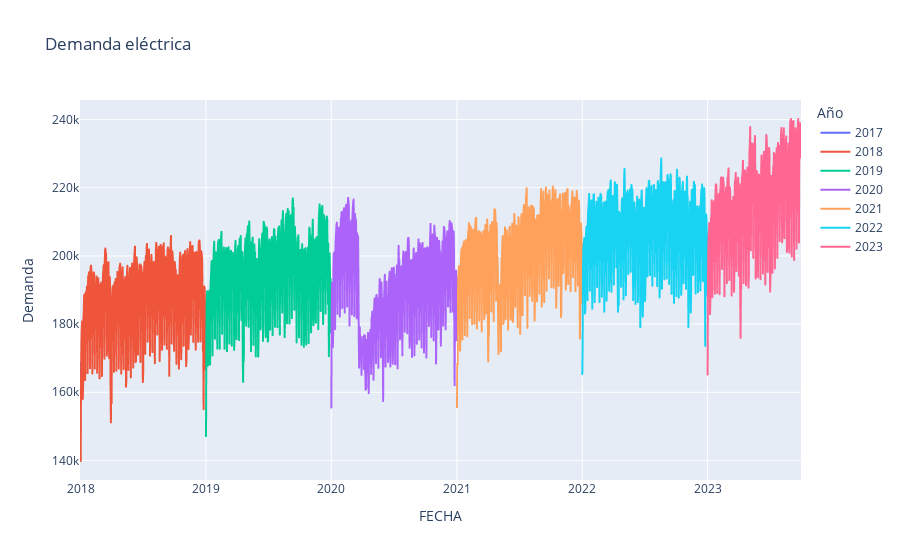

The notebook cell this image was saved under:
### Code cell
# Graficar Demanda....

df['Año'] = df['FECHA'].dt.year

# Crear un gráfico de serie temporal con Plotly
fig = px.line(df, x='FECHA', y='Demanda_SIN', color='Año',
              title='Demanda eléctrica',
              labels={'Demanda_SIN': 'Demanda'})

# Mostrar el gráfico
fig.show()

### Figure 1 — Plotly figure (JSON) as saved in the notebook; plotly's stock layout.template omitted (floating-point values rounded to 4 significant figures; data arrays with more than 128 entries replaced by an {"elided": "..."} marker saying what was removed)
{"data": [{"hovertemplate": "Año=2017<br>FECHA=%{x}<br>Demanda=%{y}<extra></extra>", "legendgroup": "2017", "line": {"color": "#636efa", "dash": "solid"}, "marker": {"symbol": "circle"}, "mode": "lines", "name": "2017", "showlegend": true, "type": "scattergl", "x": ["2017-12-30T00:00:00", "2017-12-31T00:00:00"], "xaxis": "x", "y": [168800.0, 155200.0], "yaxis": "y"}, {"hovertemplate": "Año=2018<br>FECHA=%{x}<br>Demanda=%{y}<extra></extra>", "legendgroup": "2018", "line": {"color": "#EF553B", "dash": "solid"}, "marker": {"symbol": "circle"}, "mode": "lines", "name": "2018", "showlegend": true, "type": "scattergl", "x": {"elided": "365 str values"}, "xaxis": "x", "y": {"elided": "365 float values"}, "yaxis": "y"}, {"hovertemplate": "Año=2019<br>FECHA=%{x}<br>Demanda=%{y}<extra></extra>", "legendgroup": "2019", "line": {"color": "#00cc96", "dash": "solid"}, "marker": {"symbol": "circle"}, "mode": "lines", "name": "2019", "showlegend": true, "type": "scattergl", "x": {"elided": "365 str values"}, "xaxis": "x", "y": {"elided": "365 float values"}, "yaxis": "y"}, {"hovertemplate": "Año=2020<br>FECHA=%{x}<br>Demanda=%{y}<extra></extra>", "legendgroup": "2020", "line": {"color": "#ab63fa", "dash": "solid"}, "marker": {"symbol": "circle"}, "mode": "lines", "name": "2020", "showlegend": true, "type": "scattergl", "x": {"elided": "366 str values"}, "xaxis": "x", "y": {"elided": "366 float values"}, "yaxis": "y"}, {"hovertemplate": "Año=2021<br>FECHA=%{x}<br>Demanda=%{y}<extra></extra>", "legendgroup": "2021", "line": {"color": "#FFA15A", "dash": "solid"}, "marker": {"symbol": "circle"}, "mode": "lines", "name": "2021", "showlegend": true, "type": "scattergl", "x": {"elided": "365 str values"}, "xaxis": "x", "y": {"elided": "365 float values"}, "yaxis": "y"}, {"hovertemplate": "Año=2022<br>FECHA=%{x}<br>Demanda=%{y}<extra></extra>", "legendgroup": "2022", "line": {"color": "#19d3f3", "dash": "solid"}, "marker": {"symbol": "circle"}, "mode": "lines", "name": "2022", "showlegend": true, "type": "scattergl", "x": {"elided": "365 str values"}, "xaxis": "x", "y": {"elided": "365 float values"}, "yaxis": "y"}, {"hovertemplate": "Año=2023<br>FECHA=%{x}<br>Demanda=%{y}<extra></extra>", "legendgroup": "2023", "line": {"color": "#FF6692", "dash": "solid"}, "marker": {"symbol": "circle"}, "mode": "lines", "name": "2023", "showlegend": true, "type": "scattergl", "x": {"elided": "273 str values"}, "xaxis": "x", "y": {"elided": "273 float values"}, "yaxis": "y"}], "layout": {"legend": {"title": {"text": "Año"}, "tracegroupgap": 0}, "title": {"text": "Demanda eléctrica"}, "xaxis": {"anchor": "y", "domain": [0, 1], "title": {"text": "FECHA"}}, "yaxis": {"anchor": "x", "domain": [0, 1], "title": {"text": "Demanda"}}}}
